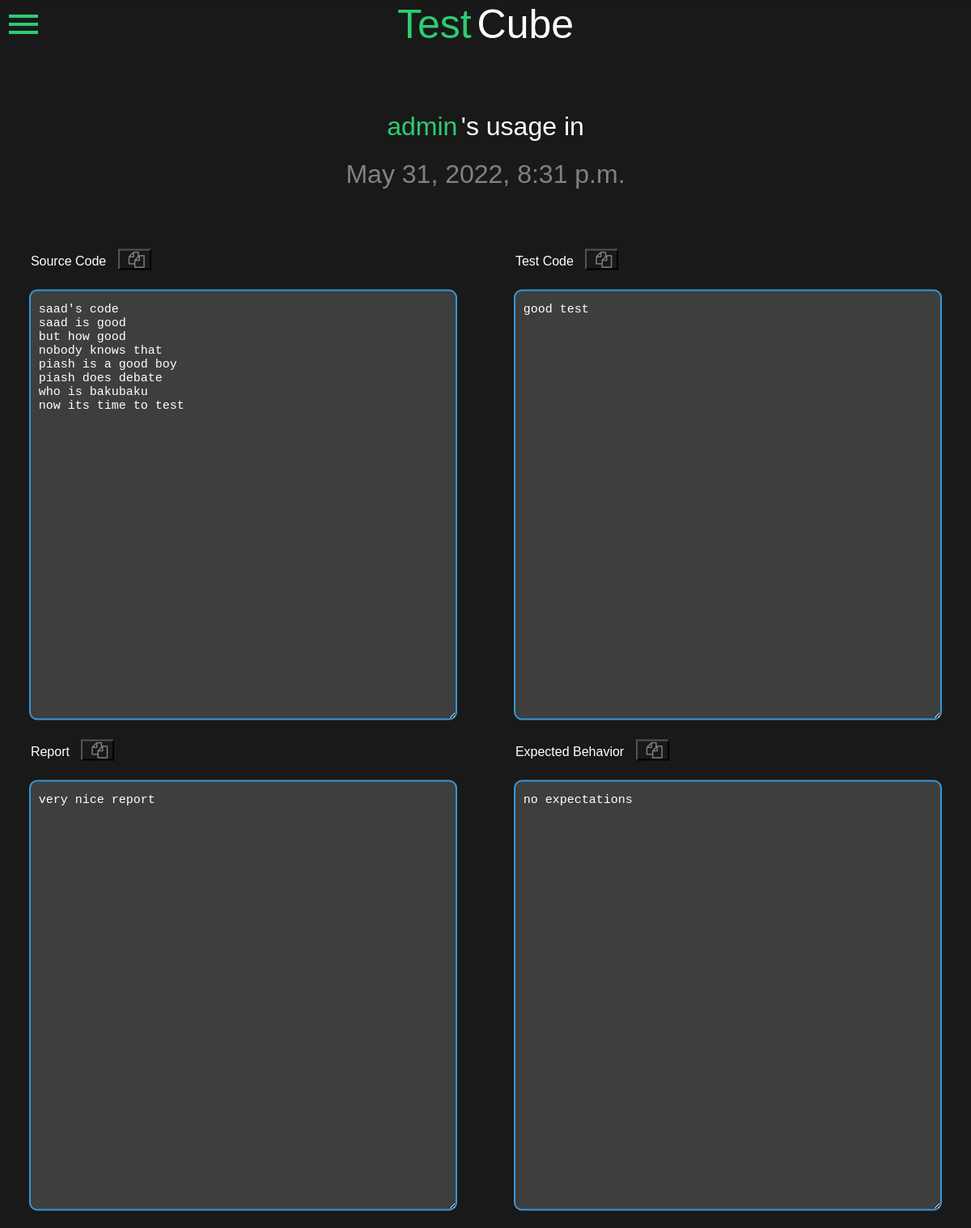
/run_randoop/previous/1 (signed in), run on an earlier commit of the app's database.
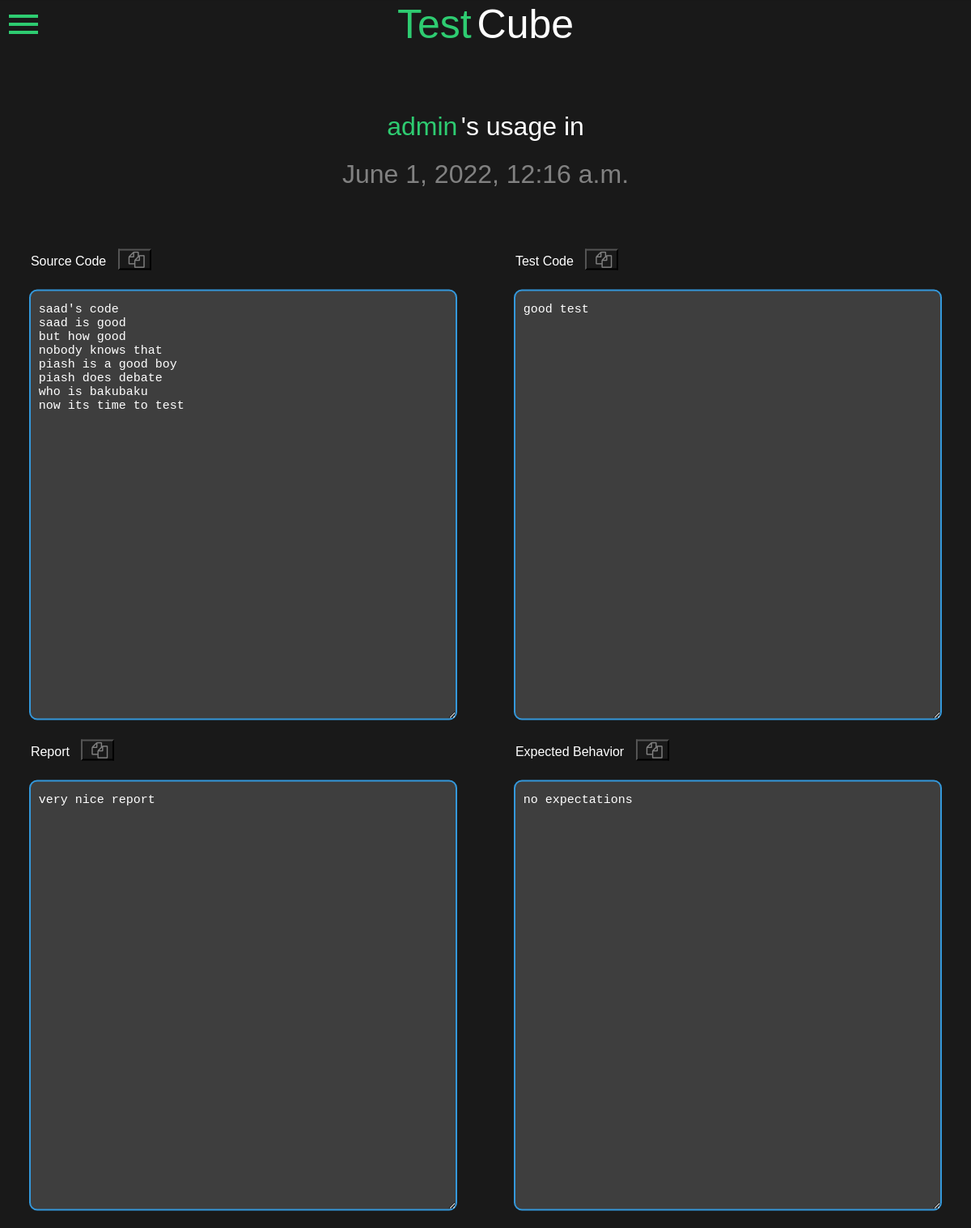
And on a later commit of the database.
### run_randoop/models.py (models this page shows, shortened)
class User_Codes(models.Model):
    user = models.ForeignKey(User, on_delete=models.CASCADE)
    class_name = models.CharField(max_length=50, null=True)
    source_code = models.TextField()
    test_code = models.TextField()
    expected_behavior = models.TextField()
    report = models.TextField()
    date_time = models.DateTimeField(auto_now=True)
    used_tool = models.CharField(max_length=10, null=True)

### run_randoop/views.py (the view)
# urls.py: path('run_randoop/previous/<int:id>', rr_views.viewSpecificUsage, name="index"),
def viewSpecificUsage(request, id):
    cur_user = User.objects.get(name=request.user.username)
    usage_data = cur_user.user_codes_set.get(id=id)
    code_dc = {
        "usage_data": cur_user.user_codes_set.get(id=id)
    }
    return render(request, 'specific_usage.html', code_dc)

### run_randoop/templates/specific_usage.html (shortened to what this page needs)
<!DOCTYPE html>
<html>
<head>
    <link rel="stylesheet" href="https://cdnjs.cloudflare.com/ajax/libs/font-awesome/4.7.0/css/font-awesome.min.css">
</head>
<body>
    <div class="box">
        <span onclick="openNav()">
            <i class="material-icons" style="font-size:48px;color:#2ecc71; position: absolute; left: 5px; top: 5px;">menu</i>
        </span>
        <a href="../" style="font-size: 25px; text-decoration: none;">
            <h1 style="color: #2ecc71; display: inline;">Test</h1>
            <h1 style="display: unset;">Cube</h1>
        </a>
        <br>
        <svg height="5%" width="500px">
        </svg>
        <div style="padding-bottom: 50px;">
            <h1 style="color: #2ecc71; display: inline; padding-bottom: 0px;">{{ request.user.username }}</h1>
            <h1 style="display: unset; padding-bottom: 0px;">'s usage in</h1>
            <h1 style="color: #818181; padding-top: 0px;">{{ usage_data.date_time }}</h1>
        </div>
        <table>
            <tr>
                <td class="left_td">
                    Source Code
                    <div class="tooltip">
                        <button class="colored_i" onclick="myFunction1()" onmouseout="outFunc1()">
                            <i class="fa fa-copy" style="padding-left: 5px;font-size:20px;"></i>
                        </button>
                    </div>
                </td>
                <td class="left_td">
                    Test Code
                    <div class="tooltip">
                        <button class="colored_i" onclick="myFunction2()" onmouseout="outFunc2()">
                            <i class="fa fa-copy" style="padding-left: 5px;font-size:20px;"></i>
                        </button>
                    </div>
                </td>
            </tr>
            <tr >
                <td><textarea id="ta1" readonly>{{ usage_data.source_code }}</textarea></td>
                <td><textarea id="ta2" readonly>{{ usage_data.test_code }}</textarea></td>
            </tr>
            <tr>
                <td class="left_td">
                    Report
                    <div class="tooltip">
                        <button class="colored_i" onclick="myFunction3()" onmouseout="outFunc3()">
                            <i class="fa fa-copy" style="padding-left: 5px;font-size:20px;"></i>
                        </button>
                    </div>
                </td>
                <td class="left_td">
                    Expected Behavior
                    <div class="tooltip">
                        <button class="colored_i" onclick="myFunction4()" onmouseout="outFunc4()">
                            <i class="fa fa-copy" style="padding-left: 5px;font-size:20px;"></i>
                        </button>
                    </div>
                </td>
            </tr>
            <tr>
                <td><textarea id="ta3" readonly>{{ usage_data.report }}</textarea></td>
                <td><textarea id="ta4" readonly>{{ usage_data.expected_behavior }}</textarea></td>
            </tr>
        </table>
    </div>
</body>
</html>

What changed in the data, as far as the page shows it:
changed User_Codes "good test": date_time "May 31, 2022, 8:31 p.m." → "June 1, 2022, 12:16 a.m."
